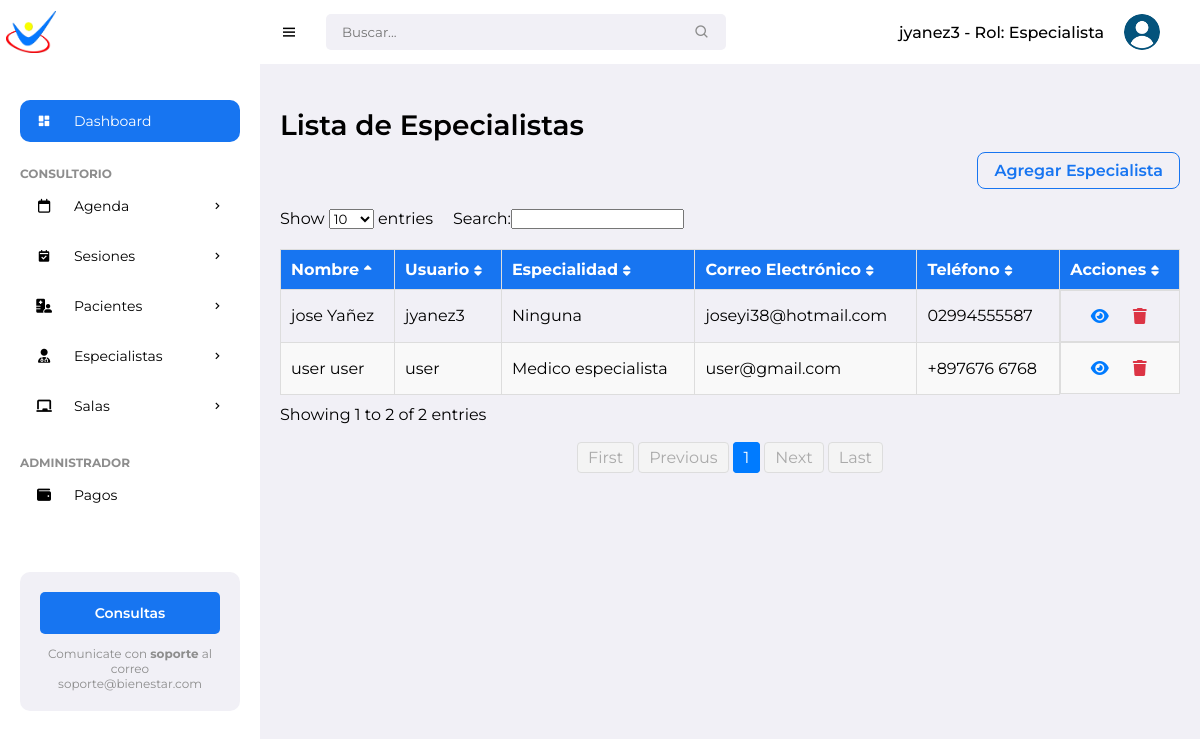
/specialists/ (signed in), run on an earlier commit of the app's database.
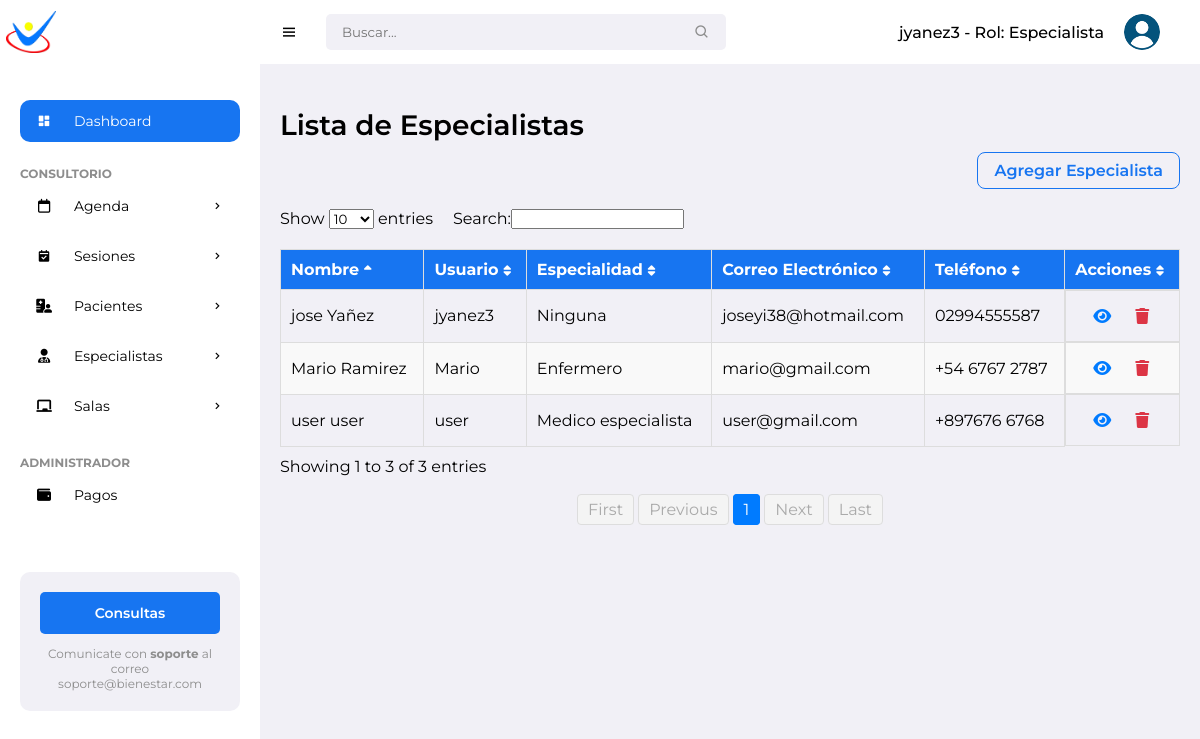
And on a later commit of the database.
### pacientes/models.py (models this page shows, shortened)
class Specialist(models.Model):
    ROLES = [
        ('especialista', 'Especialista'),
        ('administrador', 'Administrador'),
    ]
    user = models.OneToOneField(
    User,
    on_delete=models.CASCADE,
    related_name='specialist_profile',
    null=True  # Temporalmente permite nulos para manejar datos existentes
    )
    specialty = models.CharField(max_length=100)
    phone = models.CharField(max_length=20)
    dni = models.CharField(max_length=20, unique=True)
    profile_image = models.ImageField(upload_to='specialist_images/', null=True, blank=True)
    role = models.CharField(max_length=20, choices=ROLES, default='especialista')

### pacientes/views.py (the view)
# urls.py: path('specialists/', views.specialist_list, name='specialist_list'),
@login_required
def specialist_list(request):
    specialists = Specialist.objects.all()
    return render(request, 'pacientes/specialist/specialist_list.html', {'specialists': specialists})

### pacientes/templates/pacientes/specialist/specialist_list.html (shortened to what this page needs)
{% extends "pacientes/base/base.html" %}
{% block content %}
<h1 class="title">Lista de Especialistas</h1>
<div class="list-header">
    <a href="{% url 'new_specialist' %}" class="btn-add">Agregar Especialista</a>
</div>
<div class="specialist-list-container">
    <table id="specialistTable" class="display table">
        <thead>
            <tr>
                <th>Nombre</th>
                <th>Usuario</th>
                <th>Especialidad</th>
                <th>Correo Electrónico</th>
                <th>Teléfono</th>
                <th>Acciones</th>
            </tr>
        </thead>
        <tbody>
            {% for specialist in specialists %}
            <tr>
                <td>{{ specialist.user.first_name }} {{ specialist.user.last_name }}</td>
                <td>{{ specialist.user.username }}</td>
                <td>{{ specialist.specialty }}</td>
                <td>{{ specialist.user.email }}</td>
                <td>{{ specialist.phone }}</td>
                <td class="actions-tab">
                    <a href="{% url 'view_specialist' specialist.id %}" class="btn btn-icon view">
                        <i class="fas fa-eye"></i>
                    </a>
                    <a href="{% url 'delete_specialist' specialist.id %}" class="btn-icon delete btn-danger btn-sm admin-only">
                        <i class="fas fa-trash"></i>
                    </a>
                </td>
            </tr>
            {% endfor %}
        </tbody>
    </table>
</div>
{% endblock %}

What changed in the data, as far as the page shows it:
added Specialist: user.first_name "Mario", user.last_name "Ramirez", user.username "Mario", specialty "Enfermero", user.email "mario@gmail.com", phone "+54 6767 2787"
Also different on the page:
text written by a page script: "Show entries Search: Showing 1 to 2 of 2 entries First Previous 1 Next Last" → "Show entries Search: Showing 1 to 3 of 3 entries First Previous 1 Next Last"
